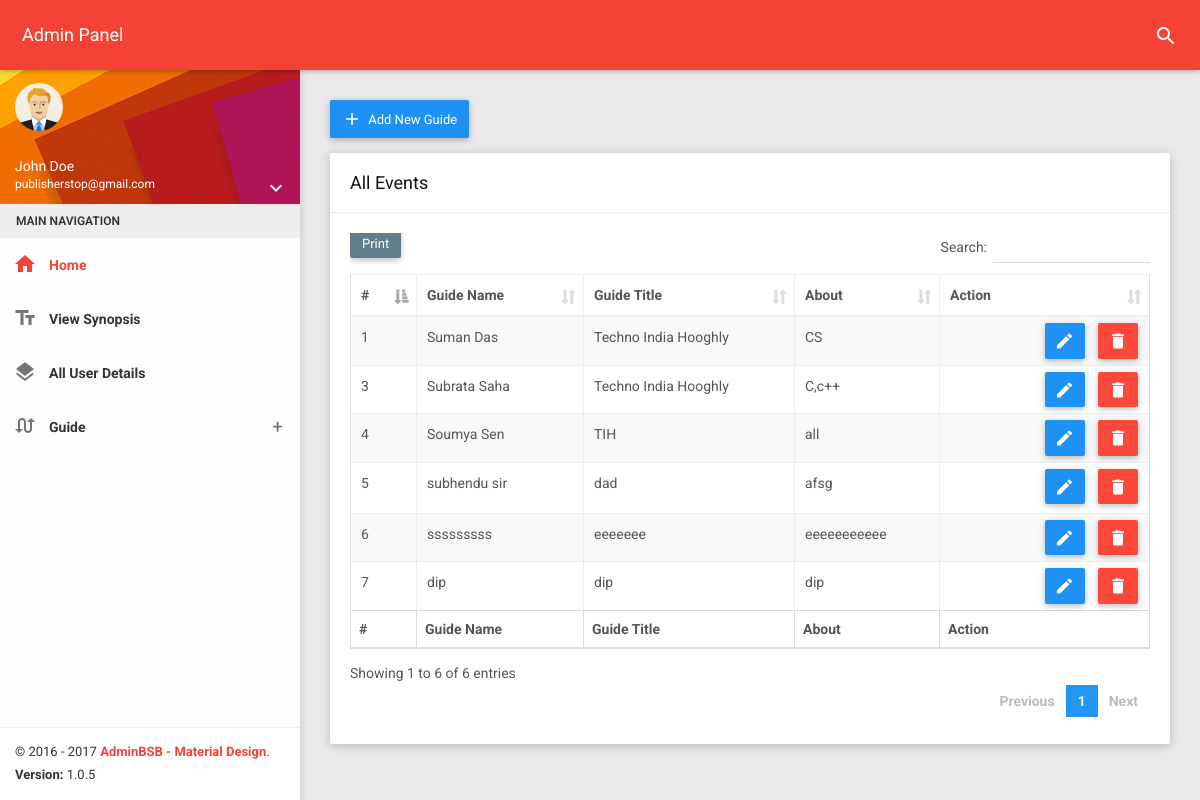
/registrar/pages/ourguide.php (signed in), run on the app's committed database.
### tables this page shows
CREATE TABLE `guide` (
  `id` int(11) NOT NULL,
  `name` varchar(255) NOT NULL,
  `title` varchar(255) NOT NULL,
  `about` varchar(255) NOT NULL,
  `own` tinyint(4) NOT NULL DEFAULT '0'
);

### registrar/pages/config.php (called while the page is built, shortened)
<?php
	class config
	{
		protected $servername='localhost';
		protected $username='root';
		protected $pass='';
		protected $db='phdportal';
		function __construct()
		{
			$this->conn=new mysqli($this->servername,$this->username,$this->pass,$this->db);
		}
	}
	class database extends config
	{
		public function guideselect()
 		{
 			$result=mysqli_query($this->conn,"SELECT * FROM guide");
 			return $result;
 		}
	}
?>

### registrar/pages/ourguide.php (the view, shortened to what this page needs)
<!DOCTYPE html>
<html>
<head>
    <link href="../plugins/bootstrap/css/bootstrap.css" rel="stylesheet">
    <link href="../plugins/node-waves/waves.css" rel="stylesheet" />
    <link href="../plugins/animate-css/animate.css" rel="stylesheet" />
    <link href="../plugins/jquery-datatable/skin/bootstrap/css/dataTables.bootstrap.css" rel="stylesheet">
    <link href="../css/style.css" rel="stylesheet">
    <link href="../css/themes/all-themes.css" rel="stylesheet" />
</head>
<body class="theme-red">
    <?php include 'partials/nav.php'; ?>
    <section>
        <?php include 'partials/leftslide.php'; ?>
    </section>
    <section class="content">
        <div class="container-fluid">
            <div class="block-header">
                <a class="btn btn-primary waves-effect" href="addevent.php">
                    <i class="material-icons">add</i>
                    <span>Add New Guide</span>
                </a>
            </div>
            <div class="row clearfix">
                <div class="col-lg-12 col-md-12 col-sm-12 col-xs-12">
                    <div class="card">
                        <div class="header">
                            <h2>
                                All Events
                            </h2>
                        </div>
                        <div class="body">
                            <div class="table-responsive">
                                <table class="table table-bordered table-striped table-hover dataTable js-exportable">
                                    <thead>
                                        <tr>
                                            <th>#</th>
                                            <th>Guide Name</th>
                                            <th>Guide Title</th>
                                            <th>About</th>
                                            <th>Action</th>
                                        </tr>
                                    </thead>
                                    <tfoot>
                                        <tr>
                                            <th>#</th>
                                            <th>Guide Name</th>
                                            <th>Guide Title</th>
                                            <th>About</th>
                                            <th>Action</th>
                                        </tr>
                                    </tfoot>
                                    <tbody>
                                        <?php
                                            include("config.php");
                                            $obj=new database;
                                            $row=$obj->guideselect();
                                            while($arr=mysqli_fetch_array($row)){
                                        ?>
                                        <tr>
                                                <td><?php echo $arr['id']; ?></td>
                                                <td><?php echo $arr['name']; ?></td>
                                                <td><?php echo $arr['title']; ?></td>
                                                <td><?php echo $arr['about']; ?></td>
                                                <td>
                                                <ul class="list-inline m-0" style="float: right;margin: -4px;">
                                                    <li class="list-inline-item">
                                                        <a
                                                            class="btn btn-primary btn-sm rounded-0 waves-effect edit"
                                                            type="button" data-toggle="modal" data-target="#largeModal"
                                                            title="Edit" id="<?php echo $arr['id']; ?>">
                                                            <i  class="material-icons">edit</i>
                                                        </a>
                                                    </li>
                                                    <li class="list-inline-item">
                                                        <button
                                                            class="btn btn-danger btn-sm rounded-0 delete waves-effect"
                                                            type="button" data-toggle="modal" data-target="#largeModal"
                                                            title="Delete" id="<?php echo $arr['id']; ?>">
                                                            <i  class="material-icons">delete</i>
                                                        </button>
                                                    </li>
                                                </ul>
                                                </td>
                                        </tr>
                                        <?php
                                        }
                                        ?>
                                    </tbody>
                                </table>
                            </div>
                        </div>
                    </div>
                </div>
            </div>
        </div>
    </section>
</body>
</html>

### data on the page
guide: id "1", name "Suman Das", title "Techno India Hooghly", about "CS"
guide: id "3", name "Subrata Saha", title "Techno India Hooghly", about "C,c++"
guide: id "4", name "Soumya Sen", title "TIH", about "all"
guide: id "5", name "subhendu sir", title "dad", about "afsg"
guide: id "6", name "sssssssss", title "eeeeeee", about "eeeeeeeeeee"
guide: id "7", name "dip", title "dip", about "dip"

### other printed values
$_SESSION['admin_mail'] "publisherstop@gmail.com"
